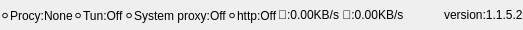
      <widget class="QFrame" name="bottombar">
       <property name="minimumSize">
        <size>
         <width>0</width>
         <height>20</height>
        </size>
       </property>
       <property name="maximumSize">
        <size>
         <width>16777215</width>
         <height>30</height>
        </size>
       </property>
       <property name="frameShape">
        <enum>QFrame::NoFrame</enum>
       </property>
       <property name="type" stdset="0">
        <string>topbar</string>
       </property>
       <layout class="QHBoxLayout" name="horizontalLayout_7">
        <property name="spacing">
         <number>0</number>
        </property>
        <property name="leftMargin">
         <number>0</number>
        </property>
        <property name="topMargin">
         <number>0</number>
        </property>
        <property name="rightMargin">
         <number>0</number>
        </property>
        <property name="bottomMargin">
         <number>0</number>
        </property>
        <item>
         <widget class="QLabel" name="label_bottom_proxy">
          <property name="text">
           <string>⚪Procy:None</string>
          </property>
         </widget>
        </item>
        <item>
         <widget class="QLabel" name="label_bottom_tun">
          <property name="text">
           <string>⚪Tun:Off</string>
          </property>
         </widget>
        </item>
        <item>
         <widget class="QLabel" name="label_bottom_sysproxy">
          <property name="text">
           <string>⚪System proxy:Off</string>
          </property>
         </widget>
        </item>
        <item>
         <widget class="QLabel" name="label_bottom_http">
          <property name="text">
           <string>⚪http:Off</string>
          </property>
         </widget>
        </item>
        <item>
         <widget class="QLabel" name="label_bottom_netspeed">
          <property name="text">
           <string>🔼:0.00KB/s 🔽:0.00KB/s</string>
          </property>
         </widget>
        </item>
        <item>
         <spacer name="horizontalSpacer_bottombar">
          <property name="orientation">
           <enum>Qt::Horizontal</enum>
          </property>
          <property name="sizeHint" stdset="0">
           <size>
            <width>40</width>
            <height>20</height>
           </size>
          </property>
         </spacer>
        </item>
        <item alignment="Qt::AlignRight">
         <widget class="QLabel" name="label_appversion">
          <property name="text">
           <string>version:1.1.5.2</string>
          </property>
         </widget>
        </item>
       </layout>
      </widget>
